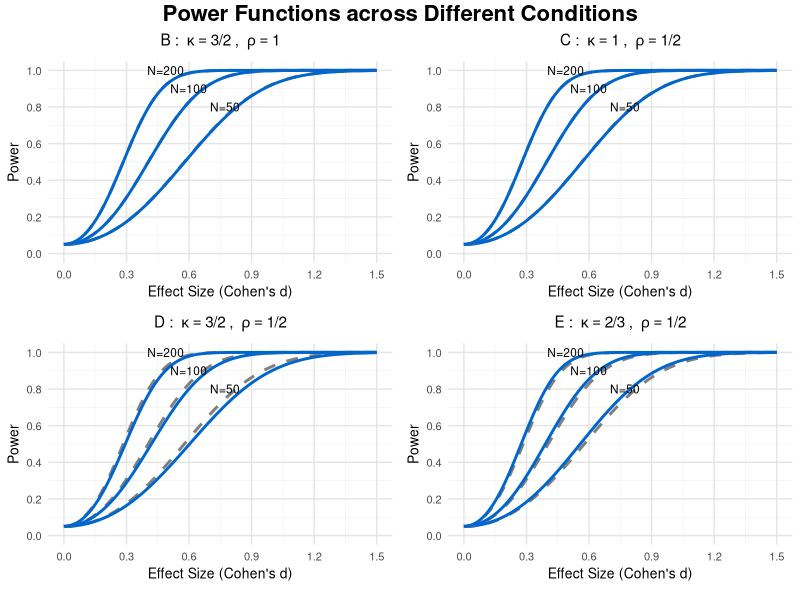
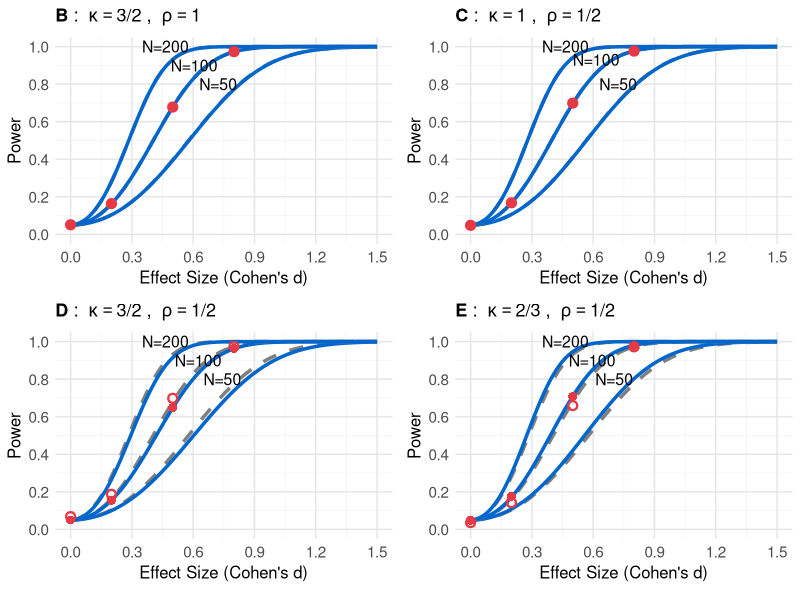

The R script that drew these images, in order:
#### Power Function of Welch's t-test ####
var1 <- 4
var2 <- 2
n1 <- 40
n2 <- 60
d <- 0.5 # Cohen's d
kappa <- n2/n1 # sample size ratio
rho <- var2/var1 # variance ratio
N <- (n1 + n2) # total sample size


wdf <- (var1/n1 + var2/n2)^2 / ((var1/n1)^2/(n1-1) + (var2/n2)^2/(n2-1)) #SWS degrees of freedom

w <- sqrt((N/2) * ((kappa*(1+rho)) / ((1+kappa)*(kappa+rho)))) # weight in NCP

NCPw <- d*w # Welch's NCP


1-pt(qt(.975,df=88.2),df=88.2,ncp=2.5)+pt(qt(.025,df=88.2),df=88.2,ncp=2.5) 
1-pt(qt(.975,df=97.618),df=97.618,ncp=2.3717)+pt(qt(.025,df=97.618),df=97.618,ncp=2.3717) 
1-pt(qt(.975,df=64.589),df=64.589,ncp=2.534)+pt(qt(.025,df=64.589),df=64.589,ncp=2.534)
#condition D
1-pt(qt(.975,df=64.58947),df=64.58947,ncp=2.371708)+pt(qt(.025,df=64.58947),df=64.58947,ncp=2.371708) 
#with variables
1-pt(qt(.975,df=wdf),df=wdf,ncp=NCPw)+pt(qt(.025,df=wdf),df=wdf,ncp=NCPw) 


#### Power Function: 4-panel comparison ####
library(ggplot2)
library(gridExtra)
library(grid)
library(cowplot)

# 기본 alpha 설정
alpha <- 0.05

# 통합 t-test Power function
t_power <- function(d, var1, var2, n1, n2, alpha = 0.05, var_equal = FALSE) {
  kappa <- n2/n1
  N <- (n1 + n2)
  
  if (var_equal) {
    # Student's t-test (equal variance)
    rho <- 1
    df <- n1 + n2 - 2
  } else {
    # Welch's t-test (unequal variance)
    rho <- var2/var1
    # Welch-Satterthwaite degrees of freedom
    df <- (var1/n1 + var2/n2)^2 / ((var1/n1)^2/(n1-1) + (var2/n2)^2/(n2-1))
  }
  
  # weight in NCP
  w <- sqrt((N/2) * ((kappa*(1+rho)) / ((1+kappa)*(kappa+rho))))
  
  # NCP
  ncp <- d * w
  
  # Power calculation (two-tailed test)
  power <- 1 - pt(qt(1-alpha/2, df=df), df=df, ncp=ncp) + 
    pt(qt(alpha/2, df=df), df=df, ncp=ncp)
  
  return(power)
}

# 각 조건에 대한 power 계산 함수
calculate_power_condition <- function(var1, var2, kappa, N_values, d_values, alpha) {
  power_list <- list()
  
  for(N in N_values) {
    # n1, n2 계산
    n1 <- round(N / (1 + kappa))
    n2 <- N - n1
    
    # Welch's t-test power 계산
    welch_power_values <- numeric(length(d_values))
    for(i in 1:length(d_values)) {
      welch_power_values[i] <- t_power(d_values[i], var1, var2, n1, n2, alpha, var_equal = FALSE)
    }
    
    # Student's t-test power 계산
    student_power_values <- numeric(length(d_values))
    for(i in 1:length(d_values)) {
      student_power_values[i] <- t_power(d_values[i], var1, var2, n1, n2, alpha, var_equal = TRUE)
    }
    
    # 데이터프레임 생성
    temp_df <- data.frame(
      d = rep(d_values, 2),
      power = c(welch_power_values, student_power_values),
      test = rep(c("Welch's t-test", "Student's t-test"), each = length(d_values)),
      N = N
    )
    
    power_list[[as.character(N)]] <- temp_df
  }
  
  # 모든 데이터 합치기
  power_df <- do.call(rbind, power_list)
  return(power_df)
}

# 패널 생성 함수
create_panel <- function(power_df, condition_name, kappa, rho, label_positions) {
  p <- ggplot(power_df, aes(x = d, y = power, color = test, linetype = test, group = interaction(test, N))) +
    geom_line(linewidth = 1) +
    scale_color_manual(values = c("Welch's t-test" = "#0066CC", 
                                  "Student's t-test" = "gray50")) +
    scale_linetype_manual(values = c("Welch's t-test" = "solid", 
                                     "Student's t-test" = "dashed")) +
    # Total sample size 라벨
    annotate("text", x = label_positions$N200[1], y = label_positions$N200[2], 
             label = "N=200", size = 3, hjust = 0) +
    annotate("text", x = label_positions$N100[1], y = label_positions$N100[2], 
             label = "N=100", size = 3, hjust = 0) +
    annotate("text", x = label_positions$N50[1], y = label_positions$N50[2], 
             label = "N=50", size = 3, hjust = 0) +
    labs(title = bquote(.(condition_name) ~ ": " ~ kappa == .(kappa) ~ ", " ~ rho == .(rho)),
         x = "Effect Size (Cohen's d)",
         y = "Power") +
    scale_y_continuous(breaks = seq(0, 1, 0.2), limits = c(0, 1)) +
    scale_x_continuous(breaks = seq(0, 1.5, 0.3), limits = c(0, 1.5)) +
    theme_minimal() +
    theme(
      plot.title = element_text(hjust = 0.5, size = 11, face = "bold"),
      axis.title = element_text(size = 10),
      axis.text = element_text(size = 8),
      legend.position = "none",
      panel.grid.minor = element_line(color = "gray95"),
      panel.grid.major = element_line(color = "gray90")
    )
  
  return(p)
}

# 효과크기(d) 범위 설정
d_values <- seq(0, 1.5, by = 0.01)

# 총 표본크기 설정
N_values <- c(50, 100, 200)

# Condition B (2사분면): kappa = 3/2, rho = 1
power_df_B <- calculate_power_condition(var1 = 4, var2 = 4, kappa = 1.5, N_values, d_values, alpha)
panel_B <- create_panel(power_df_B, "B", "3/2", "1", 
                        list(N200 = c(0.4, 1.00), N100 = c(0.51, 0.9), N50 = c(0.7, 0.8)))

# Condition C (1사분면): kappa = 1, rho = 1/2
power_df_C <- calculate_power_condition(var1 = 4, var2 = 2, kappa = 1, N_values, d_values, alpha)
panel_C <- create_panel(power_df_C, "C", "1", "1/2", 
                        list(N200 = c(0.4, 1.00), N100 = c(0.51, 0.9), N50 = c(0.7, 0.8)))

# Condition D (3사분면): kappa = 3/2, rho = 1/2
power_df_D <- calculate_power_condition(var1 = 4, var2 = 2, kappa = 1.5, N_values, d_values, alpha)
panel_D <- create_panel(power_df_D, "D", "3/2", "1/2", 
                        list(N200 = c(0.4, 1.00), N100 = c(0.51, 0.9), N50 = c(0.7, 0.8)))

# Condition E (4사분면): kappa = 2/3, rho = 1/2
power_df_E <- calculate_power_condition(var1 = 4, var2 = 2, kappa = 2/3, N_values, d_values, alpha)
panel_E <- create_panel(power_df_E, "E", "2/3", "1/2", 
                        list(N200 = c(0.4, 1.00), N100 = c(0.51, 0.9), N50 = c(0.7, 0.8)))

# 범례 생성 (별도로)
legend_df <- data.frame(
  d = c(0, 0.5),
  power = c(0.5, 0.6),
  test = c("Welch's t-test", "Student's t-test")
)

legend_plot <- ggplot(legend_df, aes(x = d, y = power, color = test, linetype = test)) +
  geom_line(linewidth = 1) +
  scale_color_manual(values = c("Welch's t-test" = "#0066CC", 
                                "Student's t-test" = "gray50")) +
  scale_linetype_manual(values = c("Welch's t-test" = "solid", 
                                   "Student's t-test" = "dashed")) +
  theme_minimal() +
  theme(legend.position = "bottom",
        legend.title = element_text(size = 11, face = "bold"),
        legend.text = element_text(size = 10)) +
  labs(color = "Test Type", linetype = "Test Type")

# 범례만 추출
legend <- get_legend(legend_plot)

# 4개 패널 배치 (2×2) - 수학 좌표계로
# 1행 (위): B(왼쪽), C(오른쪽)  <- 2사분면, 1사분면
# 2행 (아래): D(왼쪽), E(오른쪽)  <- 3사분면, 4사분면
combined_plot <- grid.arrange(
  panel_B, panel_C,
  panel_D, panel_E,
  ncol = 2,
  top = textGrob("Power Functions across Different Conditions", 
                 gp = gpar(fontsize = 16, fontface = "bold")),
  bottom = legend
)

# 출력
print(combined_plot)

#### Power Function: 4-panel comparison with Simulation Results (Publication version) ####
library(ggplot2)
library(gridExtra)
library(grid)
library(cowplot)

# 기본 alpha 설정
alpha <- 0.05

# 시뮬레이션 데이터
sim_data <- data.frame(
  Condition = rep(c("B", "C", "D", "E"), each = 8),
  d = rep(c(0.0, 0.2, 0.5, 0.8), each = 2, times = 4),
  test = rep(c("Student's t-test", "Welch's t-test"), times = 16),
  power = c(
    # Condition B
    0.051, 0.051, 0.164, 0.163, 0.678, 0.676, 0.973, 0.973,
    # Condition C
    0.048, 0.048, 0.168, 0.167, 0.699, 0.698, 0.976, 0.976,
    # Condition D
    0.068, 0.050, 0.187, 0.155, 0.698, 0.649, 0.974, 0.963,
    # Condition E
    0.036, 0.048, 0.142, 0.175, 0.659, 0.708, 0.972, 0.980
  )
)

# 통합 t-test Power function
t_power <- function(d, var1, var2, n1, n2, alpha = 0.05, var_equal = FALSE) {
  kappa <- n2/n1
  N <- (n1 + n2)
  
  if (var_equal) {
    # Student's t-test (equal variance)
    rho <- 1
    df <- n1 + n2 - 2
  } else {
    # Welch's t-test (unequal variance)
    rho <- var2/var1
    # Welch-Satterthwaite degrees of freedom
    df <- (var1/n1 + var2/n2)^2 / ((var1/n1)^2/(n1-1) + (var2/n2)^2/(n2-1))
  }
  
  # weight in NCP
  w <- sqrt((N/2) * ((kappa*(1+rho)) / ((1+kappa)*(kappa+rho))))
  
  # NCP
  ncp <- d * w
  
  # Power calculation (two-tailed test)
  power <- 1 - pt(qt(1-alpha/2, df=df), df=df, ncp=ncp) + 
    pt(qt(alpha/2, df=df), df=df, ncp=ncp)
  
  return(power)
}

# 각 조건에 대한 power 계산 함수
calculate_power_condition <- function(var1, var2, kappa, N_values, d_values, alpha) {
  power_list <- list()
  
  for(N in N_values) {
    # n1, n2 계산
    n1 <- round(N / (1 + kappa))
    n2 <- N - n1
    
    # Welch's t-test power 계산
    welch_power_values <- numeric(length(d_values))
    for(i in 1:length(d_values)) {
      welch_power_values[i] <- t_power(d_values[i], var1, var2, n1, n2, alpha, var_equal = FALSE)
    }
    
    # Student's t-test power 계산
    student_power_values <- numeric(length(d_values))
    for(i in 1:length(d_values)) {
      student_power_values[i] <- t_power(d_values[i], var1, var2, n1, n2, alpha, var_equal = TRUE)
    }
    
    # 데이터프레임 생성
    temp_df <- data.frame(
      d = rep(d_values, 2),
      power = c(welch_power_values, student_power_values),
      test = rep(c("Welch's t-test", "Student's t-test"), each = length(d_values)),
      N = N
    )
    
    power_list[[as.character(N)]] <- temp_df
  }
  
  # 모든 데이터 합치기
  power_df <- do.call(rbind, power_list)
  return(power_df)
}

# 패널 생성 함수
create_panel <- function(power_df, sim_df, condition_name, kappa, rho, label_positions) {
  # 제목: 조건명 + 파라미터 정보
  title_text <- bquote(bold(.(condition_name)) ~ ": " ~ kappa == .(kappa) ~ ", " ~ rho == .(rho))
  
  p <- ggplot(power_df, aes(x = d, y = power, color = test, linetype = test, group = interaction(test, N))) +
    geom_line(linewidth = 1.2) +
    # 시뮬레이션 결과 추가
    geom_point(data = sim_df, aes(x = d, y = power, shape = test, group = test), 
               color = "#E63946", size = 2.2, stroke = 1.2) +
    scale_color_manual(values = c("Welch's t-test" = "#0066CC", 
                                  "Student's t-test" = "gray50")) +
    scale_linetype_manual(values = c("Welch's t-test" = "solid", 
                                     "Student's t-test" = "dashed")) +
    scale_shape_manual(values = c("Welch's t-test" = 16, 
                                  "Student's t-test" = 1)) +
    # Total sample size 라벨 (크기 증가)
    annotate("text", x = label_positions$N200[1], y = label_positions$N200[2], 
             label = "N=200", size = 4, hjust = 0) +  # size=4는 글씨 크기 (포인트)
    annotate("text", x = label_positions$N100[1], y = label_positions$N100[2], 
             label = "N=100", size = 4, hjust = 0) +
    annotate("text", x = label_positions$N50[1], y = label_positions$N50[2], 
             label = "N=50", size = 4, hjust = 0) +
    ggtitle(title_text) +
    labs(x = "Effect Size (Cohen's d)",
         y = "Power") +
    scale_y_continuous(breaks = seq(0, 1, 0.2), limits = c(0, 1)) +
    scale_x_continuous(breaks = seq(0, 1.5, 0.3), limits = c(0, 1.5)) +
    theme_minimal() +
    theme(
      plot.title = element_text(hjust = 0, size = 13, face = "bold"),
      axis.title = element_text(size = 12),  # bold 제거
      axis.text = element_text(size = 11),
      legend.position = "none",
      panel.grid.minor = element_line(color = "gray95"),
      panel.grid.major = element_line(color = "gray90")
    )
  
  return(p)
}

# 효과크기(d) 범위 설정
d_values <- seq(0, 1.5, by = 0.01)

# 총 표본크기 설정
N_values <- c(50, 100, 200)

# Condition B (2사분면): kappa = 3/2, rho = 1
power_df_B <- calculate_power_condition(var1 = 4, var2 = 4, kappa = 1.5, N_values, d_values, alpha)
sim_df_B <- sim_data[sim_data$Condition == "B", ]
panel_B <- create_panel(power_df_B, sim_df_B, "B", "3/2", "1", 
                        list(N200 = c(0.35, 1.00), N100 = c(0.49, 0.9), N50 = c(0.63, 0.8)))

# Condition C (1사분면): kappa = 1, rho = 1/2
power_df_C <- calculate_power_condition(var1 = 4, var2 = 2, kappa = 1, N_values, d_values, alpha)
sim_df_C <- sim_data[sim_data$Condition == "C", ]
panel_C <- create_panel(power_df_C, sim_df_C, "C", "1", "1/2", 
                        list(N200 = c(0.35, 1.00), N100 = c(0.5, 0.93), N50 = c(0.63, 0.8)))

# Condition D (3사분면): kappa = 3/2, rho = 1/2
power_df_D <- calculate_power_condition(var1 = 4, var2 = 2, kappa = 1.5, N_values, d_values, alpha)
sim_df_D <- sim_data[sim_data$Condition == "D", ]
panel_D <- create_panel(power_df_D, sim_df_D, "D", "3/2", "1/2", 
                        list(N200 = c(0.35, 1.00), N100 = c(0.51, 0.9), N50 = c(0.65, 0.8)))

# Condition E (4사분면): kappa = 2/3, rho = 1/2
power_df_E <- calculate_power_condition(var1 = 4, var2 = 2, kappa = 2/3, N_values, d_values, alpha)
sim_df_E <- sim_data[sim_data$Condition == "E", ]
panel_E <- create_panel(power_df_E, sim_df_E, "E", "2/3", "1/2", 
                        list(N200 = c(0.35, 1.00), N100 = c(0.48, 0.9), N50 = c(0.61, 0.8)))

# 범례 생성 (별도로)
legend_df_line <- data.frame(
  d = c(0, 0.5, 0, 0.5),
  power = c(0.5, 0.6, 0.45, 0.55),
  test = rep(c("Welch's t-test", "Student's t-test"), each = 2)
)

legend_df_point <- data.frame(
  d = c(0.25, 0.25),
  power = c(0.55, 0.475),
  test = c("Welch's t-test", "Student's t-test")
)

legend_plot <- ggplot() +
  geom_line(data = legend_df_line, aes(x = d, y = power, color = test, linetype = test), linewidth = 1) +
  geom_point(data = legend_df_point, aes(x = d, y = power, shape = test), 
             color = "#E63946", size = 1.8, stroke = 1) +
  scale_color_manual(values = c("Welch's t-test" = "#0066CC", 
                                "Student's t-test" = "gray50"),
                     name = "Theoretical") +
  scale_linetype_manual(values = c("Welch's t-test" = "solid", 
                                   "Student's t-test" = "dashed"),
                        name = "Theoretical") +
  scale_shape_manual(values = c("Welch's t-test" = 16, 
                                "Student's t-test" = 1),
                     name = "Simulation") +
  theme_minimal() +
  theme(legend.position = "bottom",
        legend.title = element_text(size = 10, face = "bold"),
        legend.text = element_text(size = 9))

# 범례만 추출
legend <- get_legend(legend_plot)

# 4개 패널 배치 (2×2)
combined_plot <- grid.arrange(
  panel_B, panel_C,
  panel_D, panel_E,
  ncol = 2,
  bottom = legend
)

print(combined_plot)
# save
ggsave("power_function_4panel.png", combined_plot, width = 10, height = 8, dpi = 600)
